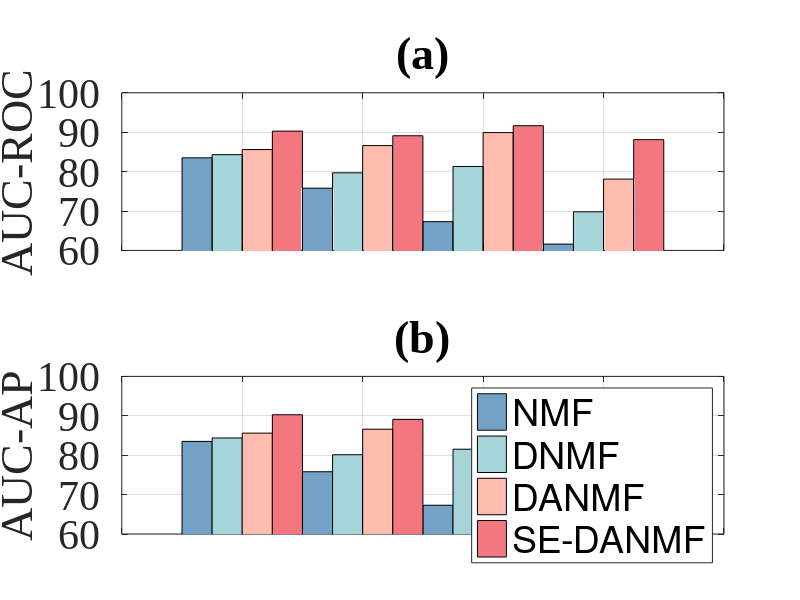

This chart was generated by the following MATLAB code:
clear;
clc;
figure('position',[150,100,900,550])
ROC=[83.5,84.3,85.6,90.27;
    75.8,79.7,86.6,89.1;
    67.3,81.3,89.9,91.65;
    61.6,69.8,78.1,88.11];
AP=[83.5,84.37,85.6,90.27;
    75.8,80.12,86.6,89.1;
    67.3,81.52,89.9,91.65;
    61.6,70.1,78.1,88.11];
X=1:4;
% ------------------------------------------------
subplot(2,1,1);
set(gca,'XTickLabel',[]);
hold on
box on
grid on

h=bar(X,ROC,1);      
set(h(1),'FaceColor',[115, 162, 198]/255)  
set(h(2),'FaceColor',[165, 213, 216]/255)    
set(h(3),'FaceColor',[255, 188, 175]/255)
set(h(4),'FaceColor',[244, 119, 127]/255) 

ylim([60,100]);
ylabel('AUC-ROC');
title('(a)'); 
set(gca,'FontName','Times New Roman','FontSize',30)
% ------------------------------------------------
subplot(2,1,2);
set(gca,'XTickLabel',[]);
hold on
box on
grid on

h=bar(X,AP,1);      
set(h(1),'FaceColor',[115, 162, 198]/255)  
set(h(2),'FaceColor',[165, 213, 216]/255)    
set(h(3),'FaceColor',[255, 188, 175]/255)
set(h(4),'FaceColor',[244, 119, 127]/255) 

ylim([60,100]);
ylabel('AUC-AP');
title('(b)'); 
legend('NMF','DNMF','DANMF','SE-DANMF');
set(gca,'FontName','Times New Roman','FontSize',30)